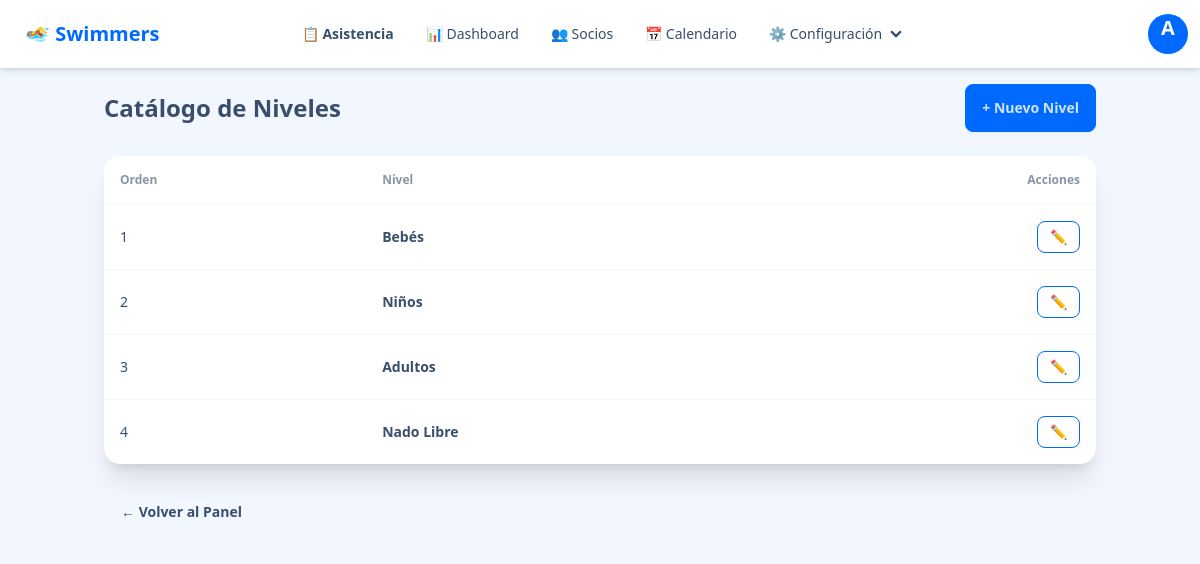
Page /admin/niveles (signed in) on the committed database.
### app/models.py (models this page shows, shortened)
class User(UserMixin, db.Model):
    id = db.Column(db.Integer, primary_key=True)
    username = db.Column(db.String(64), index=True, unique=True, nullable=False)
    password_hash = db.Column(db.String(128))
    role = db.Column(db.String(20), nullable=False) # 'admin', 'recepcion', 'instructor'

class Nivel(db.Model):
    id = db.Column(db.Integer, primary_key=True)
    nombre = db.Column(db.String(50), unique=True, nullable=False)
    orden = db.Column(db.Integer, default=0)

### app/routes/admin.py (the view)
@admin_bp.route('/niveles')
@login_required
@admin_required
def niveles():
    lista = Nivel.query.order_by(Nivel.orden).all()
    return render_template('admin/niveles_lista.html', niveles=lista)

### app/models.py (called while the page is built)
@login.user_loader
def load_user(id):
    return User.query.get(int(id))

### app/templates/admin/niveles_lista.html
{% extends "base.html" %}
{% block content %}
<div class="flex justify-between items-center mb-6">
    <h1 class="text-2xl font-bold">Catálogo de Niveles</h1>
    <a href="{{ url_for('admin.nuevo_nivel') }}" class="btn btn-primary">+ Nuevo Nivel</a>
</div>
<div class="card bg-base-100 shadow-xl">
    <div class="card-body p-0">
        <div class="overflow-x-auto">
            <table class="table w-full">
                <thead>
                    <tr>
                        <th class="p-4">Orden</th>
                        <th class="p-4">Nivel</th>
                        <th class="text-right p-4">Acciones</th>
                    </tr>
                </thead>
                <tbody>
                    {% for n in niveles %}
                    <tr>
                        <td class="p-4">{{ n.orden }}</td>
                        <td class="p-4"><strong>{{ n.nombre }}</strong></td>
                        <td class="text-right p-4">
                            <a href="{{ url_for('admin.editar_nivel', id=n.id) }}" class="btn btn-sm btn-outline btn-primary">✏️</a>
                        </td>
                    </tr>
                    {% endfor %}
                </tbody>
            </table>
        </div>
    </div>
</div>
<div class="mt-6">
    <a href="{{ url_for('admin.dashboard') }}" class="btn btn-ghost">← Volver al Panel</a>
</div>
{% endblock %}

### app/templates/base.html (shortened to what this page needs)
<!DOCTYPE html>
<html lang="es" data-theme="winter">
<head>
    <link href="https://cdn.jsdelivr.net/npm/daisyui@4.12.10/dist/full.min.css" rel="stylesheet" type="text/css" />
    <script src="https://cdn.tailwindcss.com"></script>
</head>
<body class="min-h-screen bg-base-200">
<div class="navbar bg-base-100 shadow-md sticky top-0 z-50">
    <div class="navbar-start">
      <a class="btn btn-ghost text-xl text-primary font-bold">
          🏊 Swimmers
      </a>
    </div>
    <div class="navbar-center hidden lg:flex">
      <ul class="menu menu-horizontal px-1">
        {% if current_user.is_authenticated %}
          <li>
              <a href="{{ url_for('asistencia.hoy') }}" class="font-semibold">
                  📋 Asistencia
              </a>
          </li>
          {% if current_user.role in ['admin', 'recepcion'] %}
              <li><a href="{{ url_for('reportes.dashboard') }}">📊 Dashboard</a></li>
              <li><a href="{{ url_for('socios.lista') }}">👥 Socios</a></li>
              <li><a href="{{ url_for('horarios.calendario') }}">📅 Calendario</a></li>
          {% endif %}
          {% if current_user.role == 'admin' %}
              <li>
                  <details>
                      <summary>⚙️ Configuración</summary>
                  </details>
              </li>
          {% endif %}
        {% endif %}
      </ul>
    </div>
    <div class="navbar-end">
      {% if current_user.is_authenticated %}
          <div class="dropdown dropdown-end">
              <div tabindex="0" role="button" class="btn btn-ghost btn-circle avatar">
                  <div class="w-10 rounded-full bg-primary text-white flex items-center justify-center">
                      <span class="text-xl font-bold">{{ current_user.username[:1].upper() }}</span>
                  </div>
              </div>
          </div>
      {% else %}
          <a href="{{ url_for('auth.login') }}" class="btn btn-primary btn-sm">Iniciar Sesión</a>
      {% endif %}
    </div>
  </div>
    <main class="container mx-auto p-4">
        {% block content %}{% endblock %}
    </main>
</body>
</html>

### rows in the picture
User: username "A"
Nivel: orden "1", nombre "Bebés"
Nivel: orden "2", nombre "Niños"
Nivel: orden "3", nombre "Adultos"
Nivel: orden "4", nombre "Nado Libre"
